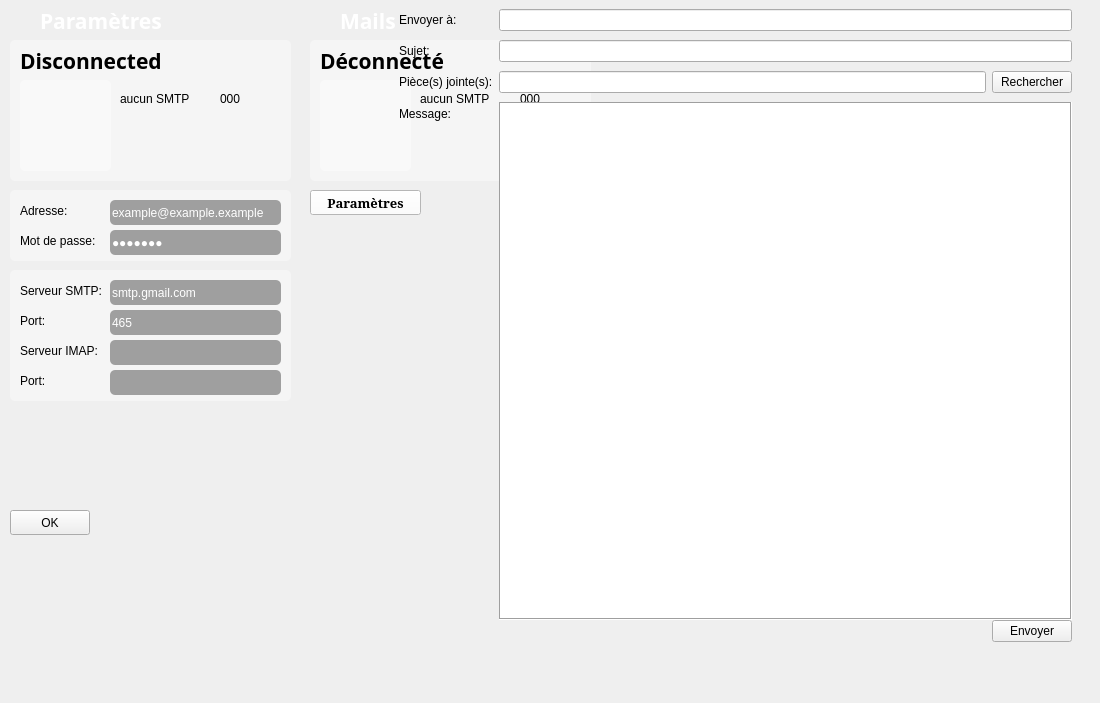
<?xml version="1.0" encoding="UTF-8"?>
<ui version="4.0">
 <class>MainWindow</class>
 <widget class="QWidget" name="MainWindow">
  <property name="geometry">
   <rect>
    <x>0</x>
    <y>0</y>
    <width>1100</width>
    <height>703</height>
   </rect>
  </property>
  <property name="sizePolicy">
   <sizepolicy hsizetype="Expanding" vsizetype="Expanding">
    <horstretch>0</horstretch>
    <verstretch>0</verstretch>
   </sizepolicy>
  </property>
  <property name="minimumSize">
   <size>
    <width>1100</width>
    <height>550</height>
   </size>
  </property>
  <property name="maximumSize">
   <size>
    <width>16777215</width>
    <height>16777215</height>
   </size>
  </property>
  <widget class="DBlurEffectWidget" name="m_blurEffect" native="true">
   <property name="geometry">
    <rect>
     <x>390</x>
     <y>0</y>
     <width>691</width>
     <height>651</height>
    </rect>
   </property>
   <property name="sizePolicy">
    <sizepolicy hsizetype="Expanding" vsizetype="Expanding">
     <horstretch>0</horstretch>
     <verstretch>0</verstretch>
    </sizepolicy>
   </property>
   <layout class="QHBoxLayout" name="horizontalLayout_2">
    <property name="spacing">
     <number>0</number>
    </property>
    <property name="leftMargin">
     <number>9</number>
    </property>
    <property name="topMargin">
     <number>9</number>
    </property>
    <property name="rightMargin">
     <number>9</number>
    </property>
    <property name="bottomMargin">
     <number>9</number>
    </property>
    <item>
     <layout class="QVBoxLayout" name="verticalLayout">
      <property name="spacing">
       <number>0</number>
      </property>
      <property name="topMargin">
       <number>0</number>
      </property>
      <item>
       <spacer name="horizontalSpacer_2">
        <property name="orientation">
         <enum>Qt::Horizontal</enum>
        </property>
        <property name="sizeHint" stdset="0">
         <size>
          <width>40</width>
          <height>0</height>
         </size>
        </property>
       </spacer>
      </item>
      <item>
       <layout class="QFormLayout" name="formLayout">
        <property name="fieldGrowthPolicy">
         <enum>QFormLayout::ExpandingFieldsGrow</enum>
        </property>
        <property name="rowWrapPolicy">
         <enum>QFormLayout::WrapLongRows</enum>
        </property>
        <property name="verticalSpacing">
         <number>9</number>
        </property>
        <item row="0" column="0">
         <widget class="QLabel" name="label_5">
          <property name="text">
           <string>Envoyer à:</string>
          </property>
         </widget>
        </item>
        <item row="0" column="1">
         <widget class="QLineEdit" name="rcpt"/>
        </item>
        <item row="1" column="0">
         <widget class="QLabel" name="label_6">
          <property name="text">
           <string>Sujet:</string>
          </property>
         </widget>
        </item>
        <item row="1" column="1">
         <widget class="QLineEdit" name="subject"/>
        </item>
        <item row="2" column="0">
         <widget class="QLabel" name="label_8">
          <property name="text">
           <string>Pièce(s) jointe(s):</string>
          </property>
         </widget>
        </item>
        <item row="2" column="1">
         <layout class="QHBoxLayout" name="horizontalLayout_3">
          <item>
           <widget class="QLineEdit" name="file">
            <property name="readOnly">
             <bool>true</bool>
            </property>
           </widget>
          </item>
          <item>
           <widget class="QPushButton" name="browseBtn">
            <property name="text">
             <string>Rechercher</string>
            </property>
           </widget>
          </item>
         </layout>
        </item>
        <item row="3" column="0">
         <widget class="QLabel" name="label_7">
          <property name="text">
           <string>Message:</string>
          </property>
         </widget>
        </item>
        <item row="3" column="1">
         <layout class="QHBoxLayout" name="horizontalLayout_4">
          <property name="leftMargin">
           <number>0</number>
          </property>
          <property name="topMargin">
           <number>0</number>
          </property>
          <item>
           <widget class="QPlainTextEdit" name="msg">
            <property name="minimumSize">
             <size>
              <width>0</width>
              <height>350</height>
             </size>
            </property>
            <property name="styleSheet">
             <string notr="true"/>
            </property>
            <property name="frameShape">
             <enum>QFrame::Box</enum>
            </property>
           </widget>
          </item>
         </layout>
        </item>
       </layout>
      </item>
      <item>
       <layout class="QHBoxLayout" name="horizontalLayout">
        <item>
         <spacer name="horizontalSpacer">
          <property name="orientation">
           <enum>Qt::Horizontal</enum>
          </property>
          <property name="sizeHint" stdset="0">
           <size>
            <width>40</width>
            <height>20</height>
           </size>
          </property>
         </spacer>
        </item>
        <item>
         <widget class="QPushButton" name="sendBtn">
          <property name="text">
           <string>Envoyer</string>
          </property>
         </widget>
        </item>
       </layout>
      </item>
     </layout>
    </item>
    <item>
     <spacer name="verticalSpacer">
      <property name="orientation">
       <enum>Qt::Vertical</enum>
      </property>
      <property name="sizeHint" stdset="0">
       <size>
        <width>0</width>
        <height>530</height>
       </size>
      </property>
     </spacer>
    </item>
   </layout>
  </widget>
  <widget class="DBlurEffectWidget" name="settings" native="true">
   <property name="geometry">
    <rect>
     <x>0</x>
     <y>0</y>
     <width>300</width>
     <height>590</height>
    </rect>
   </property>
   <property name="sizePolicy">
    <sizepolicy hsizetype="Expanding" vsizetype="Expanding">
     <horstretch>0</horstretch>
     <verstretch>0</verstretch>
    </sizepolicy>
   </property>
   <property name="minimumSize">
    <size>
     <width>300</width>
     <height>590</height>
    </size>
   </property>
   <property name="maximumSize">
    <size>
     <width>300</width>
     <height>16777215</height>
    </size>
   </property>
   <widget class="QLabel" name="label_12">
    <property name="geometry">
     <rect>
      <x>40</x>
      <y>0</y>
      <width>241</width>
      <height>41</height>
     </rect>
    </property>
    <property name="font">
     <font>
      <family>Source Code Pro</family>
      <pointsize>16</pointsize>
      <weight>75</weight>
      <bold>true</bold>
     </font>
    </property>
    <property name="styleSheet">
     <string notr="true">color: white;</string>
    </property>
    <property name="text">
     <string>Paramètres</string>
    </property>
   </widget>
   <widget class="QWidget" name="widget_3" native="true">
    <property name="geometry">
     <rect>
      <x>10</x>
      <y>40</y>
      <width>281</width>
      <height>141</height>
     </rect>
    </property>
    <property name="styleSheet">
     <string notr="true">border-radius: 5px; background-color: rgba(255, 255, 255, 100);</string>
    </property>
    <widget class="QLabel" name="label_14">
     <property name="geometry">
      <rect>
       <x>10</x>
       <y>0</y>
       <width>261</width>
       <height>41</height>
      </rect>
     </property>
     <property name="font">
      <font>
       <family>Noto Sans</family>
       <pointsize>16</pointsize>
       <weight>75</weight>
       <bold>true</bold>
      </font>
     </property>
     <property name="cursor">
      <cursorShape>ArrowCursor</cursorShape>
     </property>
     <property name="styleSheet">
      <string notr="true">background-color: transparent;</string>
     </property>
     <property name="text">
      <string>Disconnected</string>
     </property>
    </widget>
    <widget class="QWidget" name="widget_6" native="true">
     <property name="geometry">
      <rect>
       <x>10</x>
       <y>40</y>
       <width>91</width>
       <height>91</height>
      </rect>
     </property>
     <property name="styleSheet">
      <string notr="true">background-image: url(:/2017-11-02 15.41.47.jpg); background-position: top-right;</string>
     </property>
    </widget>
    <widget class="QLabel" name="lSMTP2">
     <property name="geometry">
      <rect>
       <x>110</x>
       <y>50</y>
       <width>161</width>
       <height>17</height>
      </rect>
     </property>
     <property name="styleSheet">
      <string notr="true">background-color: transparent;</string>
     </property>
     <property name="text">
      <string>aucun SMTP</string>
     </property>
    </widget>
    <widget class="QLabel" name="pSMTP2">
     <property name="geometry">
      <rect>
       <x>210</x>
       <y>50</y>
       <width>54</width>
       <height>17</height>
      </rect>
     </property>
     <property name="layoutDirection">
      <enum>Qt::RightToLeft</enum>
     </property>
     <property name="styleSheet">
      <string notr="true">background-color: transparent;</string>
     </property>
     <property name="text">
      <string>000</string>
     </property>
    </widget>
   </widget>
   <widget class="QPushButton" name="closeSettings">
    <property name="geometry">
     <rect>
      <x>10</x>
      <y>510</y>
      <width>80</width>
      <height>25</height>
     </rect>
    </property>
    <property name="text">
     <string>OK</string>
    </property>
   </widget>
   <widget class="QWidget" name="widget_4" native="true">
    <property name="geometry">
     <rect>
      <x>10</x>
      <y>270</y>
      <width>281</width>
      <height>131</height>
     </rect>
    </property>
    <property name="styleSheet">
     <string notr="true">border-radius: 5px; background-color: rgba(255, 255, 255, 100);</string>
    </property>
    <widget class="QLineEdit" name="lineEdit_4">
     <property name="geometry">
      <rect>
       <x>100</x>
       <y>100</y>
       <width>171</width>
       <height>25</height>
      </rect>
     </property>
     <property name="styleSheet">
      <string notr="true">background-color: rgba(0, 0, 0, 90); color: white;</string>
     </property>
    </widget>
    <widget class="QLineEdit" name="lineEdit_3">
     <property name="geometry">
      <rect>
       <x>100</x>
       <y>70</y>
       <width>171</width>
       <height>25</height>
      </rect>
     </property>
     <property name="styleSheet">
      <string notr="true">background-color: rgba(0, 0, 0, 90); color: white;</string>
     </property>
    </widget>
    <widget class="QLineEdit" name="port">
     <property name="geometry">
      <rect>
       <x>100</x>
       <y>40</y>
       <width>171</width>
       <height>25</height>
      </rect>
     </property>
     <property name="styleSheet">
      <string notr="true">background-color: rgba(0, 0, 0, 90); color: white;</string>
     </property>
     <property name="text">
      <string>465</string>
     </property>
    </widget>
    <widget class="QLabel" name="label_18">
     <property name="geometry">
      <rect>
       <x>10</x>
       <y>100</y>
       <width>91</width>
       <height>21</height>
      </rect>
     </property>
     <property name="styleSheet">
      <string notr="true">background-color: transparent;</string>
     </property>
     <property name="text">
      <string>Port:</string>
     </property>
    </widget>
    <widget class="QLabel" name="label_17">
     <property name="geometry">
      <rect>
       <x>10</x>
       <y>70</y>
       <width>91</width>
       <height>21</height>
      </rect>
     </property>
     <property name="styleSheet">
      <string notr="true">background-color: transparent;</string>
     </property>
     <property name="text">
      <string>Serveur IMAP:</string>
     </property>
    </widget>
    <widget class="QLabel" name="label_16">
     <property name="geometry">
      <rect>
       <x>10</x>
       <y>40</y>
       <width>91</width>
       <height>21</height>
      </rect>
     </property>
     <property name="styleSheet">
      <string notr="true">background-color: transparent;</string>
     </property>
     <property name="text">
      <string>Port:</string>
     </property>
    </widget>
    <widget class="QLineEdit" name="server">
     <property name="geometry">
      <rect>
       <x>100</x>
       <y>10</y>
       <width>171</width>
       <height>25</height>
      </rect>
     </property>
     <property name="styleSheet">
      <string notr="true">background-color: rgba(0, 0, 0, 90); color: white;</string>
     </property>
     <property name="text">
      <string>smtp.gmail.com</string>
     </property>
    </widget>
    <widget class="QLabel" name="label_15">
     <property name="geometry">
      <rect>
       <x>10</x>
       <y>10</y>
       <width>91</width>
       <height>21</height>
      </rect>
     </property>
     <property name="styleSheet">
      <string notr="true">background-color: transparent;</string>
     </property>
     <property name="text">
      <string>Serveur SMTP:</string>
     </property>
    </widget>
   </widget>
   <widget class="QWidget" name="widget_5" native="true">
    <property name="geometry">
     <rect>
      <x>10</x>
      <y>190</y>
      <width>281</width>
      <height>71</height>
     </rect>
    </property>
    <property name="styleSheet">
     <string notr="true">border-radius: 5px; background-color: rgba(255, 255, 255, 100);</string>
    </property>
    <widget class="QLabel" name="label_19">
     <property name="geometry">
      <rect>
       <x>10</x>
       <y>10</y>
       <width>91</width>
       <height>21</height>
      </rect>
     </property>
     <property name="styleSheet">
      <string notr="true">background-color: transparent;</string>
     </property>
     <property name="text">
      <string>Adresse:</string>
     </property>
    </widget>
    <widget class="QLineEdit" name="uname">
     <property name="geometry">
      <rect>
       <x>100</x>
       <y>10</y>
       <width>171</width>
       <height>25</height>
      </rect>
     </property>
     <property name="styleSheet">
      <string notr="true">background-color: rgba(0, 0, 0, 90); color: white;</string>
     </property>
     <property name="text">
      <string>example@example.example</string>
     </property>
    </widget>
    <widget class="QLineEdit" name="paswd">
     <property name="geometry">
      <rect>
       <x>100</x>
       <y>40</y>
       <width>171</width>
       <height>25</height>
      </rect>
     </property>
     <property name="styleSheet">
      <string notr="true">background-color: rgba(0, 0, 0, 90); color: white;</string>
     </property>
     <property name="text">
      <string>example</string>
     </property>
     <property name="echoMode">
      <enum>QLineEdit::Password</enum>
     </property>
    </widget>
    <widget class="QLabel" name="label_20">
     <property name="geometry">
      <rect>
       <x>10</x>
       <y>40</y>
       <width>91</width>
       <height>21</height>
      </rect>
     </property>
     <property name="styleSheet">
      <string notr="true">background-color: transparent;</string>
     </property>
     <property name="text">
      <string>Mot de passe:</string>
     </property>
    </widget>
   </widget>
   <widget class="QWidget" name="widget_8" native="true">
    <property name="geometry">
     <rect>
      <x>0</x>
      <y>0</y>
      <width>41</width>
      <height>41</height>
     </rect>
    </property>
    <property name="styleSheet">
     <string notr="true">background-image:url(:/logo.png); background-repeat: no-repeat; background-position: center;</string>
    </property>
   </widget>
  </widget>
  <widget class="DBlurEffectWidget" name="bar" native="true">
   <property name="geometry">
    <rect>
     <x>300</x>
     <y>0</y>
     <width>300</width>
     <height>590</height>
    </rect>
   </property>
   <property name="sizePolicy">
    <sizepolicy hsizetype="Expanding" vsizetype="Expanding">
     <horstretch>0</horstretch>
     <verstretch>0</verstretch>
    </sizepolicy>
   </property>
   <property name="minimumSize">
    <size>
     <width>300</width>
     <height>590</height>
    </size>
   </property>
   <property name="maximumSize">
    <size>
     <width>300</width>
     <height>16777215</height>
    </size>
   </property>
   <property name="styleSheet">
    <string notr="true">background-color: transparent;</string>
   </property>
   <widget class="QLabel" name="label_9">
    <property name="geometry">
     <rect>
      <x>40</x>
      <y>0</y>
      <width>251</width>
      <height>41</height>
     </rect>
    </property>
    <property name="font">
     <font>
      <family>Source Code Pro</family>
      <pointsize>16</pointsize>
      <weight>75</weight>
      <bold>true</bold>
     </font>
    </property>
    <property name="styleSheet">
     <string notr="true">color: white;</string>
    </property>
    <property name="text">
     <string>Mails</string>
    </property>
   </widget>
   <widget class="QWidget" name="widget_2" native="true">
    <property name="geometry">
     <rect>
      <x>10</x>
      <y>40</y>
      <width>281</width>
      <height>141</height>
     </rect>
    </property>
    <property name="styleSheet">
     <string notr="true">border-radius: 5px; background-color: rgba(255, 255, 255, 100);</string>
    </property>
    <widget class="QLabel" name="label_21">
     <property name="geometry">
      <rect>
       <x>10</x>
       <y>0</y>
       <width>261</width>
       <height>41</height>
      </rect>
     </property>
     <property name="font">
      <font>
       <family>Noto Sans</family>
       <pointsize>16</pointsize>
       <weight>75</weight>
       <bold>true</bold>
      </font>
     </property>
     <property name="styleSheet">
      <string notr="true">background-color: transparent;</string>
     </property>
     <property name="text">
      <string>Déconnecté</string>
     </property>
    </widget>
    <widget class="QWidget" name="widget_7" native="true">
     <property name="geometry">
      <rect>
       <x>10</x>
       <y>40</y>
       <width>91</width>
       <height>91</height>
      </rect>
     </property>
     <property name="styleSheet">
      <string notr="true">background-image: url(:/2017-11-02 15.41.47.jpg); background-position: top-right;</string>
     </property>
    </widget>
    <widget class="QLabel" name="lSMTP1">
     <property name="geometry">
      <rect>
       <x>110</x>
       <y>50</y>
       <width>161</width>
       <height>17</height>
      </rect>
     </property>
     <property name="styleSheet">
      <string notr="true">background-color: transparent;</string>
     </property>
     <property name="text">
      <string>aucun SMTP</string>
     </property>
    </widget>
    <widget class="QLabel" name="pSMTP1">
     <property name="geometry">
      <rect>
       <x>210</x>
       <y>50</y>
       <width>54</width>
       <height>17</height>
      </rect>
     </property>
     <property name="layoutDirection">
      <enum>Qt::RightToLeft</enum>
     </property>
     <property name="styleSheet">
      <string notr="true">background-color: transparent;</string>
     </property>
     <property name="text">
      <string>000</string>
     </property>
    </widget>
   </widget>
   <widget class="QPushButton" name="setBtn">
    <property name="geometry">
     <rect>
      <x>10</x>
      <y>190</y>
      <width>111</width>
      <height>25</height>
     </rect>
    </property>
    <property name="font">
     <font>
      <family>Serif</family>
      <pointsize>10</pointsize>
      <weight>75</weight>
      <bold>true</bold>
     </font>
    </property>
    <property name="styleSheet">
     <string notr="true">background-color: white;</string>
    </property>
    <property name="text">
     <string>Paramètres</string>
    </property>
   </widget>
   <widget class="QWidget" name="widget_9" native="true">
    <property name="geometry">
     <rect>
      <x>0</x>
      <y>0</y>
      <width>41</width>
      <height>41</height>
     </rect>
    </property>
    <property name="styleSheet">
     <string notr="true">background-image:url(:/logo.png); background-repeat: no-repeat; background-position: center;</string>
    </property>
   </widget>
  </widget>
  <zorder>bar</zorder>
  <zorder>settings</zorder>
  <zorder>m_blurEffect</zorder>
 </widget>
 <layoutdefault spacing="6" margin="11"/>
 <customwidgets>
  <customwidget>
   <class>DBlurEffectWidget</class>
   <extends>QWidget</extends>
   <header>dblureffectwidget.h</header>
   <container>1</container>
  </customwidget>
 </customwidgets>
 <resources/>
 <connections/>
</ui>
